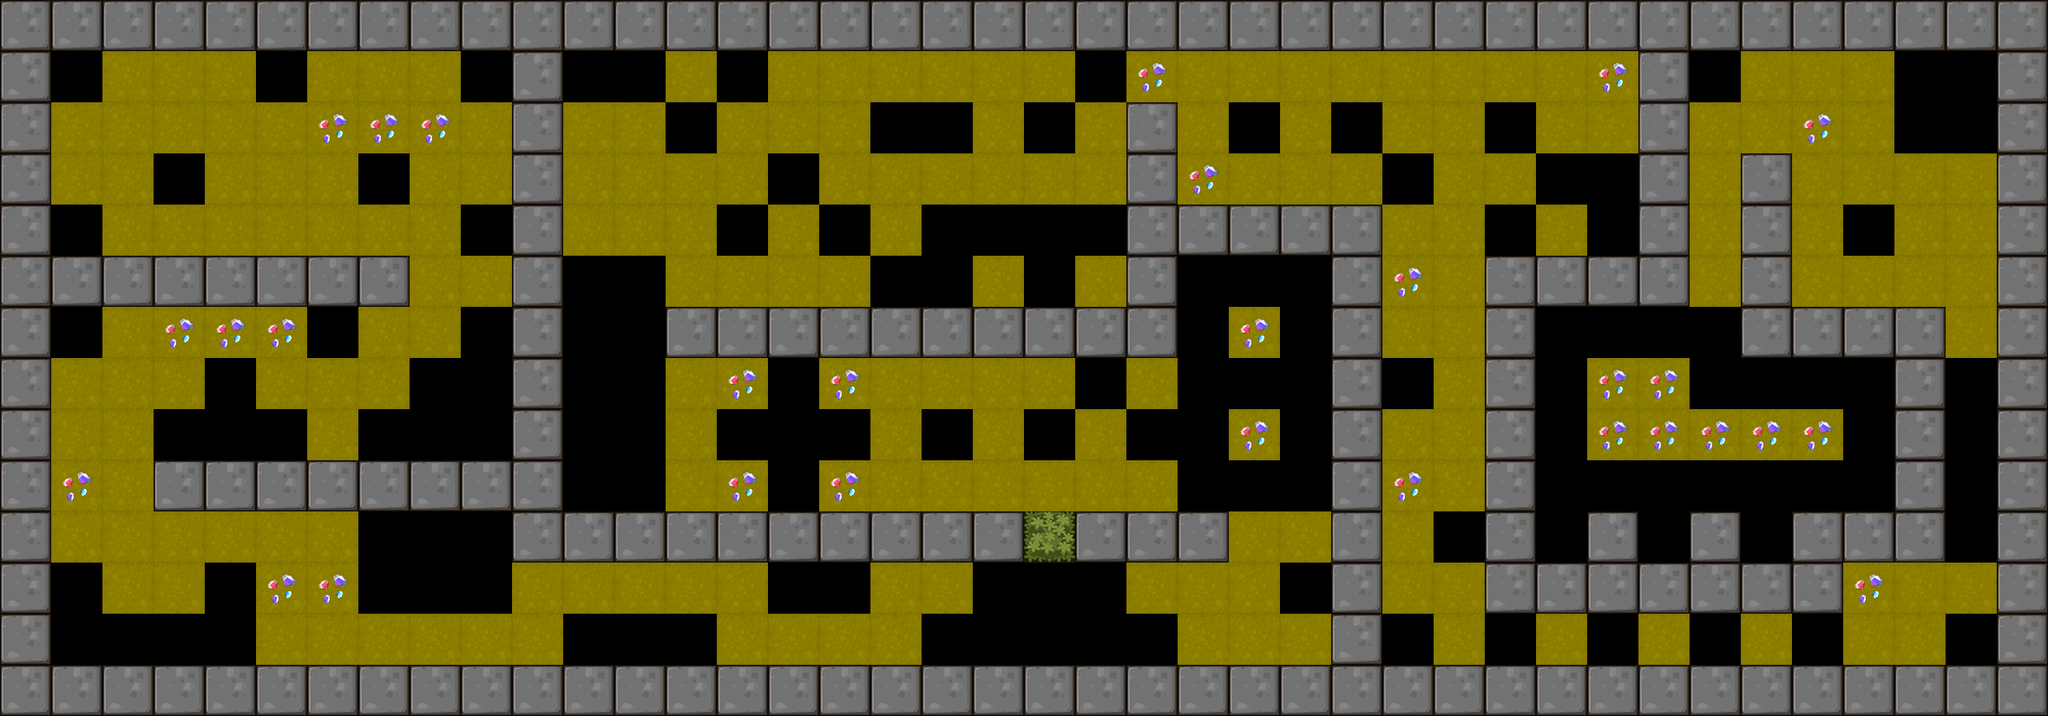

This game map was drawn from its Tiled (.tmx) file and the tilesets committed beside it. A one-line description and the trimmed map source follow:
An orthogonal 40x14 tile map with 59x59 px tiles, 1 tile layer (BackGround) and 7 objects (4x Shipper, Player, Tracker, Hammer).

<map version="1.0" orientation="orthogonal" renderorder="right-down" width="40" height="14" tilewidth="59" tileheight="59">
 <tileset firstgid="1" name="itemmap" tilewidth="59" tileheight="59">
  <image source="tileset2.png" trans="ff00ff" width="354" height="354" />
 </tileset>
 <layer name="BackGround" width="40" height="14">
  <data>[560 cells, 521 non-empty, 13 distinct tile ids]</data>
 </layer>
 <objectgroup name="RobotCharacter">
  <object name="Player" x="70" y="70" width="40" height="40" />
 </objectgroup>
 <objectgroup name="EnemyCharacter">
  <object name="Tracker" type="Tracker" x="1186.4" y="297.461" width="40" height="40" />
  <object name="Shipper" type="Shipper" x="1482.81" y="311.227" width="40" height="40" />
  <object name="Hammer" type="Hammer" x="2245.83" y="418.887" width="40" height="40" />
  <object name="Shipper" type="Shipper" x="1951.43" y="535.057" width="40" height="40" />
  <object name="Shipper" type="Shipper" x="2191.59" y="68.3165" width="40" height="40" />
  <object name="Shipper" type="Shipper" x="1956.08" y="423.422" width="40" height="40" />
 </objectgroup>
</map>
